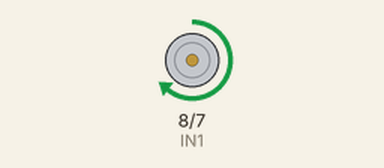
Recording of a sketch running on a simulated Arduino Uno, built with avr-gcc and run on an emulated ATmega328P. Parts: motor-driver pin pairs drawn as motors (green arrow = first pin HIGH = forward, orange = second pin HIGH = backward, longer = more drive, scaled by the enable pin).

Above: at 1.0 s.
At 2.2 s:
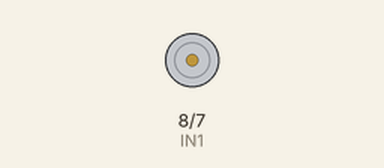
At 3.5 s:
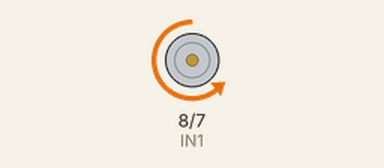
Timing chart, 0 to 6.5 s (numbered marks = the images above):
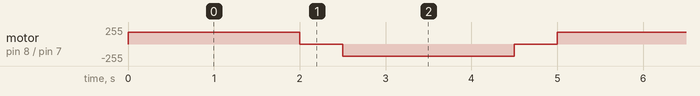

The sketch:

example.ino
```cpp
// Controls a TT gear motor from an Arduino using an L298N (IN1/IN2 for direction, ENA for PWM), cycling forward, stop, and reverse.
//
// Buy this module: https://shillehtek.com/products/tt-gear-motor-3-6v-1-48-125rpm
// Full manual: https://shillehtek.com/blogs/shillehtek-product-manuals/tt-gear-motor-3-6v-1-48-125rpm-manual
// More examples: https://github.com/shillehbean/shillehtek-examples
//

// One TT motor on L298N: IN1=D8, IN2=D7, ENA=D9 (PWM)

const int IN1 = 8;
const int IN2 = 7;
const int ENA = 9;

void setMotor(int speed) {
  // speed: -255 (full reverse) .. 255 (full forward)
  if (speed >= 0) {
    digitalWrite(IN1, HIGH);
    digitalWrite(IN2, LOW);
  } else {
    digitalWrite(IN1, LOW);
    digitalWrite(IN2, HIGH);
    speed = -speed;
  }
  analogWrite(ENA, speed);
}

void setup() {
  pinMode(IN1, OUTPUT);
  pinMode(IN2, OUTPUT);
  pinMode(ENA, OUTPUT);
}

void loop() {
  setMotor(180);    // forward, ~70%
  delay(2000);
  setMotor(0);      // stop
  delay(500);
  setMotor(-180);   // reverse
  delay(2000);
  setMotor(0);
  delay(500);
}
```

Measured:
- by itself, motor on pin 8 (IN1) / pin 7 (IN2): repeats every 5.0 s: stopped 0.50 s, backward 180/255 2.0 s, stopped 0.50 s, forward 180/255 2.0 s
